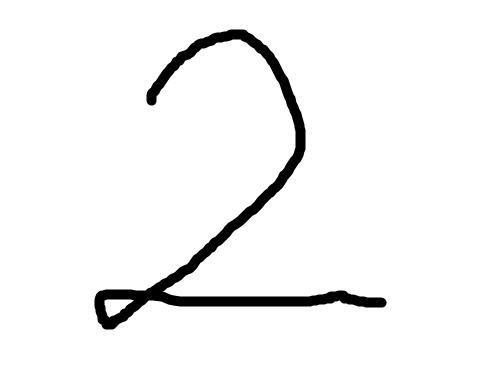
#> input picture handwritten_digit_two.jpg, 482 x 392 px; the run also reads 1 picture not shown here
$ jupyter execute --allow-errors cnn_script.ipynb
#> lines starting #> are read from the running program, lines starting #| are printed output that depends on the picture; after the words box and inside, x2 and y2 are one past the last pixel; in counts of white or black regions, pixels touching at a corner belong together
# Convolutional Neural Network for MNIST Classification

The dataset is called MNIST and refers to handwritten digit recognition. You can find more about it on Yann LeCun's website (Director of AI Research, Facebook).

The dataset provides 70,000 images (28x28 pixels) of handwritten digits (1 digit per image).

The goal is to write an algorithm that detects which digit is written. Since there are only 10 digits (0, 1, 2, 3, 4, 5, 6, 7, 8, 9), this is a classification problem with 10 classes.

Our goal would be to build a convolutional neural network with hidden layers and channels.

[cell 1]
import pandas as pd
import numpy as np
import matplotlib.pyplot as plt
import tensorflow as tf
from tensorflow import keras
from tensorflow.keras.callbacks import ModelCheckpoint, EarlyStopping
import keras_tuner as kt
import tensorflow_datasets as tfds
import random

## Data Preprocessing

[cell 2]
def Preprocess_MNIST(BUFFER_SIZE=10000, BATCH_SIZE=100):
    """
    This BUFFER_SIZE parameter is here for cases when we're dealing with enormous datasets,
    then we can't shuffle the whole dataset in one go because we can't fit it all in memory,
    so instead TF only stores BUFFER_SIZE samples in memory at a time and shuffles them.

    if BUFFER_SIZE = 1 -- no shuffling will actually happen
    if BUFFER_SIZE >= num samples -- shuffling is uniform
    BUFFER_SIZE in between -- a computational optimization to approximate uniform shuffling

    # BUFFER_SIZE = 10000 Default

    The batch size for batching the training data during training
    # BATCH_SIZE = 100 Default
    """

    # Load the data from tfds
    mnist_datasets, mnist_info = tfds.load(name='mnist', with_info=True, as_supervised=True)

    # with_info=True will also provide us with a tuple containing information about the version, features, number of samples
    # as_supervised=True will load the dataset in a 2-tuple structure (input, target)

    # once we have loaded the dataset, we can easily extract the training and testing dataset
    mnist_train, mnist_test = mnist_datasets['train'], mnist_datasets['test']

    # we start by defining the number of validation samples as a % of the train samples
    num_validation_samples = 0.1 * mnist_info.splits["train"].num_examples
    # let's cast this number to an integer, as a float may cause an error along the way
    num_validation_samples = tf.cast(num_validation_samples, tf.int64)

    # let's also store the number of test samples in a dedicated variable
    num_test_samples = tf.cast(mnist_info.splits['test'].num_examples, tf.int64)

    # let's define a lamda function called: scale, that will take an MNIST image and its label
    # since the possible values for the inputs are 0 to 255 (256 different shades of grey)
    # if we divide each element by 255, we would get the desired result -> all elements will be between 0 and 1
    scale = lambda x, y: (tf.cast(x, tf.float32) / 255., y)

    # we will apply the scaling transformation on the mnist_train and store it as both train and validation data
    scaled_train_and_validation_data = mnist_train.map(scale)
    # same thing for the test data so it has the same magnitude as the train and validation
    scaled_test_data = mnist_test.map(scale)

    # We will also shuffle the combine train and validation data.
    # There is no need to shuffle the test data, because we won't be training on it.
    # there is a shuffle method readily available and we just need to specify the buffer size
    shuffled_train_and_validation_data = scaled_train_and_validation_data.shuffle(buffer_size=BUFFER_SIZE, seed=42)

    # once we have scaled and shuffled the data, we can proceed to actually extracting the train and validation
    # our validation data would be equal to 10% of the training set, which we've already calculated
    # we use the .take() method to take that many samples
    validation_data = shuffled_train_and_validation_data.take(num_validation_samples)

    # similarly, the train_data is everything else, so we skip as many samples as there are in the validation dataset
    train_data = shuffled_train_and_validation_data.skip(num_validation_samples)

    # batch the data
    train_data = train_data.batch(BATCH_SIZE)

    validation_data = validation_data.batch(num_validation_samples)

    test_data = scaled_test_data.batch(num_test_samples)

    # takes next batch (it is the only batch)
    # because as_supervized=True, we've got a 2-tuple structure
    validation_inputs, validation_targets = next(iter(validation_data))

    return train_data, validation_data, test_data

#> (a cell that did not finish here is left out)

### Preparation
- The MNIST dataset contains 70,000 grayscale images (28×28 pixels) of handwritten digits (0-9)
- Data split: 60,000 training samples with 10% (6,000) used for validation, and 10,000 test samples
- Images were scaled from 0-255 to 0-1 range for numerical stability
- Data was shuffled with a fixed seed (42) to ensure reproducibility

## Model using CNN

[cell 4]
# Define a CNN model for MNIST
def create_cnn_model():
    model = keras.Sequential([
        # Input layer - reshape not needed, data is already in shape (28, 28, 1)

        # First Convolutional Block
        keras.layers.Conv2D(32, kernel_size=(3, 3), activation='relu', padding='same', input_shape=(28, 28, 1)),
        keras.layers.MaxPooling2D(pool_size=(2, 2)),

        # Second Convolutional Block
        keras.layers.Conv2D(64, kernel_size=(3, 3), activation='relu', padding='same'),
        keras.layers.MaxPooling2D(pool_size=(2, 2)),

        # Third Convolutional Block (deeper feature extraction)
        keras.layers.Conv2D(128, kernel_size=(3, 3), activation='relu', padding='same'),
        keras.layers.MaxPooling2D(pool_size=(2, 2)),

        # Flatten the output to feed into dense layers
        keras.layers.Flatten(),

        # Fully connected layers
        keras.layers.Dense(128, activation='relu'),
        keras.layers.Dropout(0.5),  # Adding dropout for regularization

        # Output layer
        keras.layers.Dense(10, activation='softmax')
    ])

    # Compile the model
    model.compile(
        optimizer='adam',
        loss='sparse_categorical_crossentropy',
        metrics=['accuracy']
    )

    return model

#> (a cell that did not finish here is left out)

### Train the CNN model

[cell 6]
# Create a callback for tracking metrics
class MetricsHistory(tf.keras.callbacks.Callback):
    def on_train_begin(self, logs=None):
        self.losses = []
        self.val_losses = []
        self.accuracy = []
        self.val_accuracy = []

    def on_epoch_end(self, epoch, logs=None):
        logs = logs or {}
        self.losses.append(logs.get('loss'))
        self.val_losses.append(logs.get('val_loss'))
        self.accuracy.append(logs.get('accuracy'))
        self.val_accuracy.append(logs.get('val_accuracy'))

# Create an instance of the callback
metrics_history = MetricsHistory()

# Adding model checkpoint to save the best model
#> (the rest of this cell did not finish here and is left out)

[cell 7]
# Print out the last value on the training and validation accuracy
print("\nValidation accuracies:")
print("----------------------------------")
#> (the rest of this cell did not finish here and is left out)

[cell 8]
# Plot the training and validation metrics
def plot_metrics(history):
    # Create a figure with two subplots side by side
    fig, (ax1, ax2) = plt.subplots(1, 2, figsize=(16, 6))

    # Plotting the loss metrics on the first subplot
    ax1.plot(history.losses, label='Training Loss')
    ax1.plot(history.val_losses, label='Validation Loss')
    ax1.set_title('CNN Model Loss Over Epochs')
    ax1.set_xlabel('Epoch')
    ax1.set_ylabel('Loss')
    ax1.legend()

    # Plotting the accuracy metrics on the second subplot
    ax2.plot(history.accuracy, label='Training Accuracy')
    ax2.plot(history.val_accuracy, label='Validation Accuracy')
    ax2.set_title('CNN Model Accuracy Over Epochs')
    ax2.set_xlabel('Epoch')
    ax2.set_ylabel('Accuracy')
    ax2.legend()

    # Display the plots
    plt.tight_layout()
    plt.show()

#> (a cell that did not finish here is left out)

## Testing the Model

#> (a cell that did not finish here is left out)

### Results
- Base model: 99.63% training accuracy
- Base model: 99.83% validation accuracy
- Base model: 99.29% test accuracy

#> (a cell that did not finish here is left out)

## CNN Based model

Why CNNs are better for MNIST classification:

1. Local Feature Recognition: CNNs use convolutional filters to identify local patterns like edges,
   corners, and textures that are important for digit recognition.

2. Spatial Hierarchy: The combination of convolutional and pooling layers creates a hierarchy of
   features from simple to complex, which helps in understanding the spatial relationships in digits.

3. Parameter Efficiency: CNNs share weights across the image, drastically reducing parameters
   compared to fully connected networks while maintaining high performance.

4. Translation Invariance: Max pooling provides some invariance to small translations, which helps
   recognize digits regardless of their exact position in the image.

5. Performance: CNNs consistently outperform traditional MLPs on image classification tasks,
   including MNIST, often achieving >99% accuracy with proper tuning.

[cell 12]
## Save the CNN base model

#> (a cell that did not finish here is left out)

## Predicting using the CNN Model on selected samples from the MNIST test data

[cell 14]
# Get the test dataset as NumPy arrays
test_images = []
test_labels = []

# Take the first batch from test_data, since our test data was batch
# based on all the test samples, this result in 10,000 batch of data
#> (the rest of this cell did not finish here and is left out)

## Predicting using the CNN Model on handwritten digit

[cell 15]
import cv2
import PIL
from PIL import Image

def preprocess_handwritten_digit(image_path):
    """
    Preprocess a handwritten digit image to match MNIST format:
    - Convert to grayscale
    - Resize to 28x28 pixels
    - Invert if needed (MNIST has white digits on black background)
    - Normalize pixel values to range [0,1]
    """
#> called with image_path = 'handwritten_digit_two.jpg'
    # Read the image
    img = cv2.imread(image_path)
#> img is the input picture: shape (392, 482, 3); min 0, max 255, mean 243.7

    # Convert to grayscale
    gray = cv2.cvtColor(img, cv2.COLOR_BGR2GRAY)

    # Apply Gaussian blur to reduce noise (optional but helpful)
    gray = cv2.GaussianBlur(gray, (5, 5), 0)
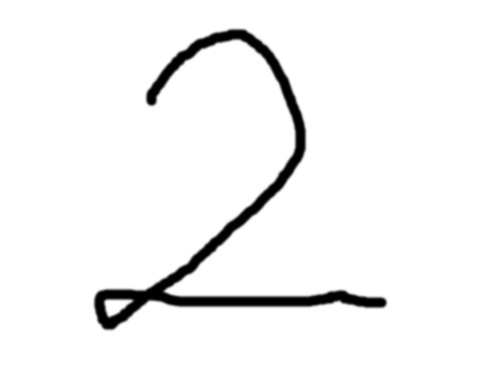
#> gray: shape (392, 482); min 0, max 255, mean 243.7

    # Apply thresholding to get a binary image
    _, thresh = cv2.threshold(gray, 127, 255, cv2.THRESH_BINARY_INV)
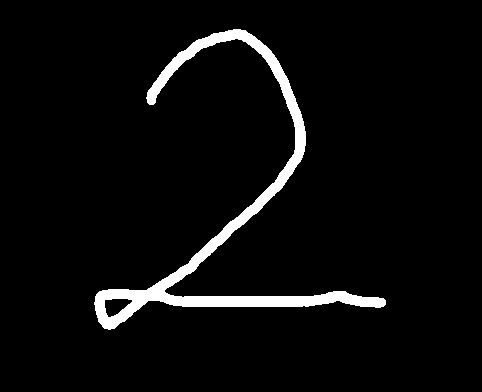
#> thresh: shape (392, 482); 4.5% white; 1 white region

    # Find contours to center the digit
    contours, _ = cv2.findContours(thresh, cv2.RETR_EXTERNAL, cv2.CHAIN_APPROX_SIMPLE)
#> contours = 1 contour; box (x1, y1, x2, y2) and area: (94, 29, 386, 330) 8113

    if contours:
        # Find the largest contour (should be the digit)
        cnt = max(contours, key=cv2.contourArea)
#> cnt = contour of 528 points, box (x1, y1, x2, y2) (94, 29, 386, 330), area 8113

        # Get bounding box for the digit
        x, y, w, h = cv2.boundingRect(cnt)
#> x = 94; y = 29; w = 292; h = 301

        # Create a square bounding box (to maintain aspect ratio)
        size = max(w, h)
#> size = 301

        # Add some padding
        padding = int(size * 0.2)
#> padding = 60
        size += padding * 2
#> size = 421

        # Calculate the new center
        center_x = x + w // 2
#> center_x = 240
        center_y = y + h // 2
#> center_y = 179

        # Define the new square bounding box
        x1 = max(0, center_x - size // 2)
#> x1 = 30
        y1 = max(0, center_y - size // 2)
#> y1 = 0
        x2 = min(thresh.shape[1], x1 + size)
#> x2 = 451
        y2 = min(thresh.shape[0], y1 + size)
#> y2 = 392

        # Extract the digit
        digit = thresh[y1:y2, x1:x2]
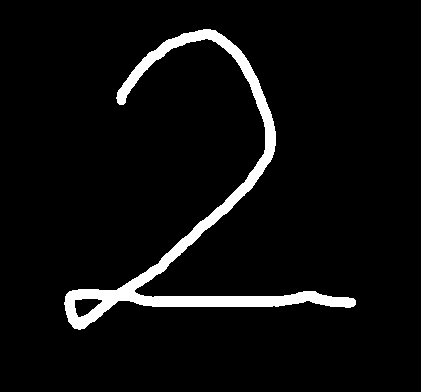
#> digit: shape (392, 421); 5.1% white; 1 white region, box (x1, y1, x2, y2) and area: (64, 29, 356, 330) 8494

        # Resize to 28x28 pixels
        digit = cv2.resize(digit, (28, 28), interpolation=cv2.INTER_AREA)
#> digit: shape (28, 28)
    else:
        # If no contours found, just resize the whole image
        digit = cv2.resize(thresh, (28, 28), interpolation=cv2.INTER_AREA)

    # Normalize pixel values to [0,1]
    digit = digit.astype('float32') / 255.0


    # Display the processed image
    plt.figure(figsize=(5, 5))
    plt.imshow(digit, cmap='gray')
    plt.title("Processed Handwritten Digit")
    plt.axis('off')
    plt.show()

    return digit


def predict_digit(model, preprocessed_digit):
    """
    Make a prediction using the model
    """
    # Reshape to match model input shape: (1, 28, 28, 1)
    sample = preprocessed_digit.reshape(1, 28, 28, 1)

    # Get prediction
    prediction = model.predict(sample)[0]
    predicted_digit = np.argmax(prediction)
    confidence = prediction[predicted_digit] * 100

    # Display the prediction
    print(f"Predicted digit: {predicted_digit}")
    print(f"Confidence: {confidence:.2f}%")

    # Plot the prediction probabilities
    plt.figure(figsize=(10, 4))
    plt.bar(range(10), prediction)
    plt.xticks(range(10))
    plt.xlabel('Digit')
    plt.ylabel('Probability')
    plt.title(f'Prediction probabilities (Predicted: {predicted_digit}, Confidence: {confidence:.2f}%)')
    plt.ylim(0, 1)
    plt.show()

    return predicted_digit, confidence, prediction

### Handwritten Number 2

[cell 16]
# Preprocess and plot the image
digit2 = preprocess_handwritten_digit('handwritten_digit_two.jpg')

#> (a cell that did not finish here is left out)

Accurately predicted digit 2 with 100% confidence

### Handwritten Number 7

[cell 18]
# Preprocess and plot the image
digit7 = preprocess_handwritten_digit('handwritten_digit_seven.jpg')
#> call 2 of preprocess_handwritten_digit, with image_path = 'handwritten_digit_seven.jpg'
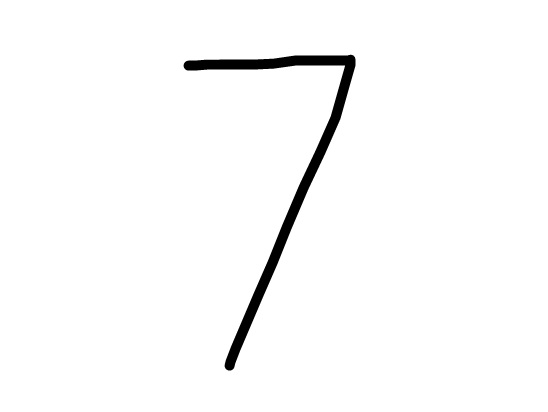
#> input picture handwritten_digit_seven.jpg, 548 x 412 px
#> in preprocess_handwritten_digit, img is the input picture: shape (412, 548, 3); min 0, max 255, mean 249.4
#> in preprocess_handwritten_digit (call 2), `_, thresh = cv2.threshold(gray, 127, 255, cv2.THRESH_BINARY_INV)`:
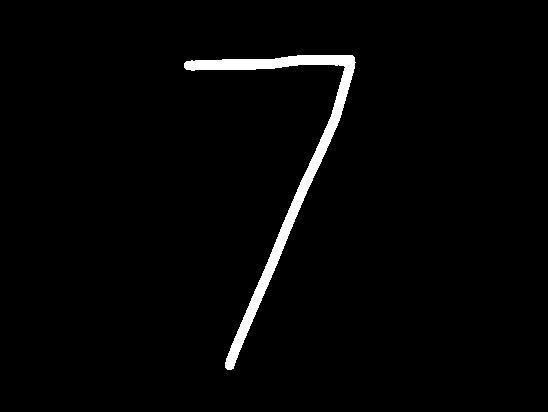
#> thresh: shape (412, 548); 2.2% white; 1 white region
#> in preprocess_handwritten_digit (call 2), `contours, _ = cv2.findContours(thresh, cv2.RETR_EXTERNAL, cv2.CHAIN_AP..`: contours = 1 contour; box (x1, y1, x2, y2) and area: (184, 55, 356, 370) 4547
#> in preprocess_handwritten_digit (call 2), `cnt = max(contours, key=cv2.contourArea)`: cnt = contour of 532 points, box (x1, y1, x2, y2) (184, 55, 356, 370), area 4547
#> in preprocess_handwritten_digit (call 2), `x, y, w, h = cv2.boundingRect(cnt)`: x = 184; y = 55; w = 172; h = 315
#> in preprocess_handwritten_digit (call 2), `padding = int(size * 0.2)`: padding = 63
#> in preprocess_handwritten_digit (call 2), `size += padding * 2`: size = 441
#> in preprocess_handwritten_digit (call 2), `center_x = x + w // 2`: center_x = 270
#> in preprocess_handwritten_digit (call 2), `center_y = y + h // 2`: center_y = 212
#> in preprocess_handwritten_digit (call 2), `x1 = max(0, center_x - size // 2)`: x1 = 50
#> in preprocess_handwritten_digit (call 2), `x2 = min(thresh.shape[1], x1 + size)`: x2 = 491
#> in preprocess_handwritten_digit (call 2), `y2 = min(thresh.shape[0], y1 + size)`: y2 = 412
#> in preprocess_handwritten_digit (call 2), `digit = thresh[y1:y2, x1:x2]`:
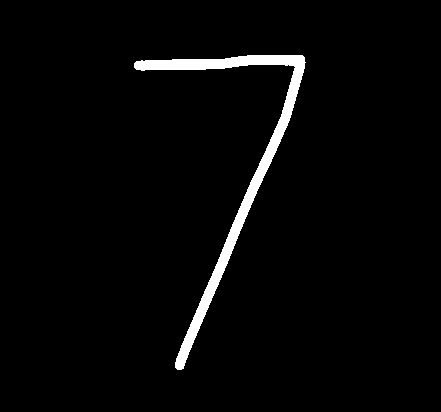
#> digit: shape (412, 441); 2.8% white; 1 white region, box (x1, y1, x2, y2) and area: (134, 55, 306, 370) 5025
# Make a prediction and plot probabilities
#> (the rest of this cell did not finish here and is left out)

Accurately predicted digit 7 with 95.96% confidence, whereas the DNN could not even get it right and misclassify it as 1

### Handwritten Number 4

[cell 19]
# Preprocess and plot the image
digit4 = preprocess_handwritten_digit('handwritten_digit_four.jpg')
#> call 3 of preprocess_handwritten_digit, with image_path = 'handwritten_digit_four.jpg'
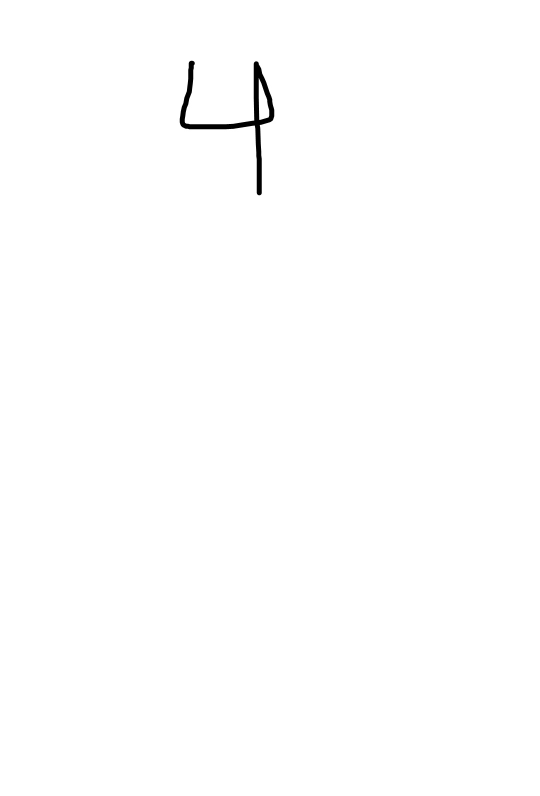
#> input picture handwritten_digit_four.jpg, 1080 x 1592 px (shown at 1/2 size)
#> in preprocess_handwritten_digit, img is the input picture: shape (1592, 1080, 3); min 0, max 255, mean 254
#> in preprocess_handwritten_digit (call 3), `_, thresh = cv2.threshold(gray, 127, 255, cv2.THRESH_BINARY_INV)`:
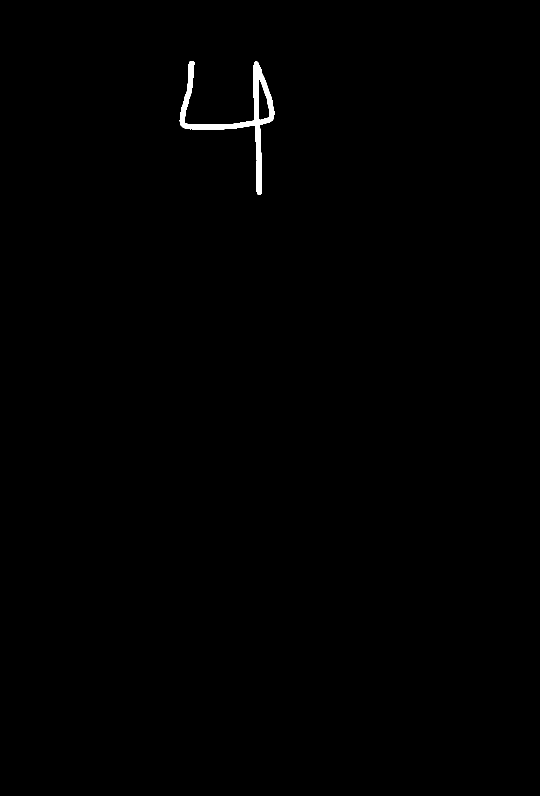
#> thresh: shape (1592, 1080) (shown at 1/2 size); 0.39% white; 1 white region
#> in preprocess_handwritten_digit (call 3), `contours, _ = cv2.findContours(thresh, cv2.RETR_EXTERNAL, cv2.CHAIN_AP..`: contours = 1 contour; box (x1, y1, x2, y2) and area: (359, 122, 549, 390) 7310
#> in preprocess_handwritten_digit (call 3), `cnt = max(contours, key=cv2.contourArea)`: cnt = contour of 263 points, box (x1, y1, x2, y2) (359, 122, 549, 390), area 7310
#> in preprocess_handwritten_digit (call 3), `x, y, w, h = cv2.boundingRect(cnt)`: x = 359; y = 122; w = 190; h = 268
#> in preprocess_handwritten_digit (call 3), `padding = int(size * 0.2)`: padding = 53
#> in preprocess_handwritten_digit (call 3), `size += padding * 2`: size = 374
#> in preprocess_handwritten_digit (call 3), `center_x = x + w // 2`: center_x = 454
#> in preprocess_handwritten_digit (call 3), `center_y = y + h // 2`: center_y = 256
#> in preprocess_handwritten_digit (call 3), `x1 = max(0, center_x - size // 2)`: x1 = 267
#> in preprocess_handwritten_digit (call 3), `y1 = max(0, center_y - size // 2)`: y1 = 69
#> in preprocess_handwritten_digit (call 3), `x2 = min(thresh.shape[1], x1 + size)`: x2 = 641
#> in preprocess_handwritten_digit (call 3), `y2 = min(thresh.shape[0], y1 + size)`: y2 = 443
#> in preprocess_handwritten_digit (call 3), `digit = thresh[y1:y2, x1:x2]`:
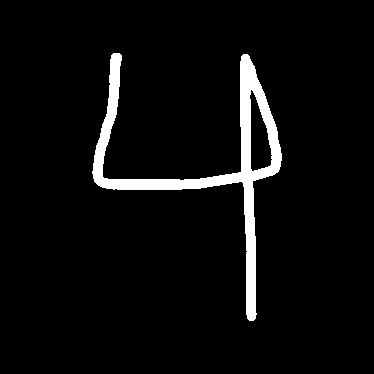
#> digit: shape (374, 374); 4.8% white; 1 white region
#> in preprocess_handwritten_digit (call 3), `digit = cv2.resize(digit, (28, 28), interpolation=cv2.INTER_AREA)`:
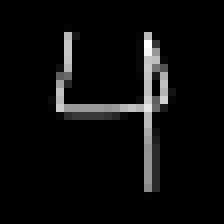
#> digit: shape (28, 28) (shown 8 times larger); min 0, max 255, mean 12.3
# Make a prediction and plot probabilities
#> (the rest of this cell did not finish here and is left out)

[cell 20]
# Preprocess and plot the image
digit = preprocess_handwritten_digit('handwritten_digit.jpg')
#> in preprocess_handwritten_digit (call 4), `contours, _ = cv2.findContours(thresh, cv2.RETR_EXTERNAL, cv2.CHAIN_AP..`: contours = 1 contour; box (x1, y1, x2, y2) and area: (184, 55, 356, 370) 4547
